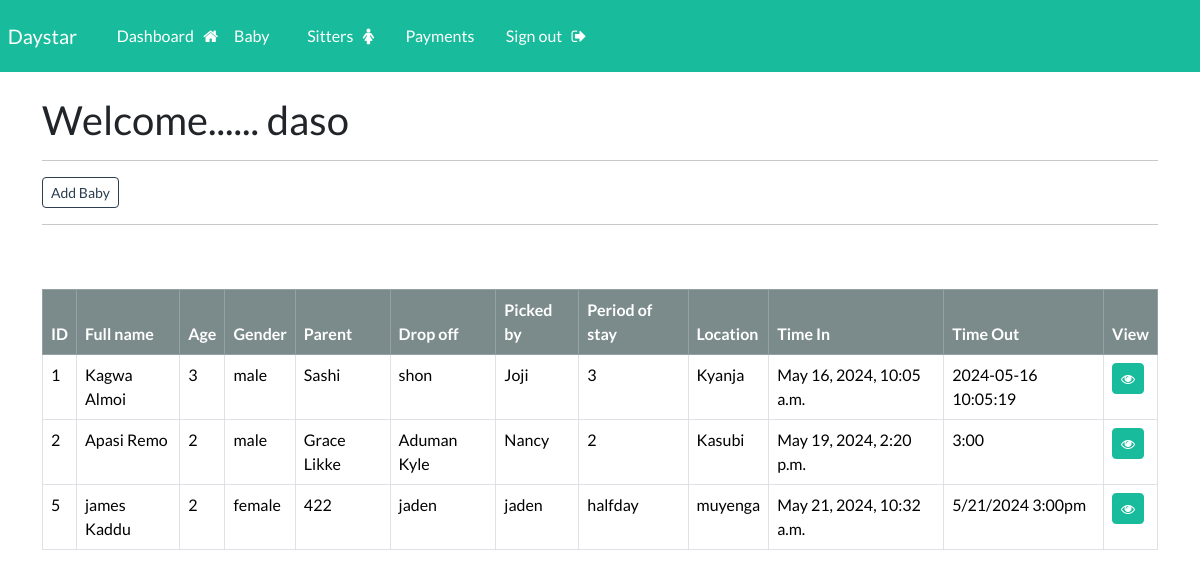
Screenshot of /baby (signed in) with the database file from the repository.
### webapp/models.py (models this page shows, shortened)
class Baby(models.Model):
    first_name = models.CharField(max_length=150)
    last_name = models.CharField(max_length=150)
    age = models.IntegerField()
    gender = models.CharField(max_length=150)
    parents_name = models.CharField(max_length=150)
    drop_off = models.CharField(max_length=150)
    pickedby = models.CharField(max_length=150)
    periodofstay = models.CharField(max_length=50)
    location = models.CharField(max_length=150)
    time_in =models.DateTimeField( auto_now_add=True)
    time_out = models.CharField(max_length=150)

### webapp/views.py (the view)
# urls.py: path('baby', views.baby, name = 'baby'),
@login_required(login_url='my_login')
def baby(request):
    my_babylist = Baby.objects.all()
    context = {'babies': my_babylist}
    return render(request, 'webapp/baby.html', context=context)

### webapp/templates/webapp/baby.html
{% extends "webapp/base.html" %}
{% block content %}
  <h2>Welcome......  {{user}}</h2>
  <hr>
  <a class="btn btn-outline-primary btn-sm" href="{% url 'baby_reg' %}">
      Add Baby
  </a>
  <hr>
  <table class="table table-bordered table-hover" >
     <thead class="table-dark">
        <tr>
             <th scope="col">ID</th>
             <th scope="col">Full name</th>
             <th scope="col">Age</th>
             <th scope="col">Gender</th>
             <th scope="col">Parent </th>
             <th scope="col">Drop off</th>
             <th scope="col">Picked by</th>
             <th scope="col">Period of stay</th>
             <th scope="col">Location</th>
             <th scope="col">Time In</th>
             <th scope="col">Time Out</th>
             <th scope="col">View</th>
        </tr>
     </thead>
{% if babies %}
   {% for baby in babies %}
        <tr>
             <td>{{baby.id}}</td>
           <td>{{baby.first_name}} {{baby.last_name}}</td>
           <td>{{baby.age}}</td>
           <td>{{baby.gender}}</td>
           <td>{{baby.parents_name}}</td>
           <td>{{baby.drop_off}}</td>
           <td>{{baby.pickedby}}</td>
           <td>{{baby.periodofstay}}</td>
           <td>{{baby.location}}</td>
           <td>{{baby.time_in}}</td>
           <td>{{baby.time_out}}</td>
           <td> <a class="btn btn-success btn-sm" href="{% url 'baby_view' baby.id %}"> <i class="fa fa-eye" aria-hidden="true"></i></a> </td>
        </tr>
    {% endfor %}
{% endif %}
{% endblock  %}

### webapp/templates/webapp/base.html (shortened to what this page needs)
{% load static %}
<!DOCTYPE html>
<html lang="en">
<head>
  <link rel="stylesheet" type="text/css" href="https://bootswatch.com/5/flatly/bootstrap.min.css">
  <link rel="stylesheet" type="text/css" href="{% static 'css/styles.css' %}">
  <link rel="stylesheet" href="https://cdnjs.cloudflare.com/ajax/libs/font-awesome/4.7.0/css/font-awesome.min.css">
</head>
<body>
    {% include 'webapp/navbar.html' %}
    <div class="container">
        <br>
        {% block content %}
        {% endblock  %}
    </div>
    <br>
    <br>
</body>
</html>

### webapp/templates/webapp/navbar.html (shortened to what this page needs)
<nav class="navbar navbar-expand-lg navbar-dark bg-success justify-content-center ">
  <a class="navbar-brand main-heading" href="{% url '' %}">
    &nbsp; Daystar
  </a>
  <div class="collapse navbar-collapse text-center" id="navbarNavDropdown">
    <ul class="navbar-nav mr-auto">
          {% if user.is_authenticated %}
          <li class="nav-item">
            <a class="nav-link"  href="{% url 'dashboard' %}">Dashboard &nbsp; <i class="fa fa-home" aria-hidden="true"></i>  </a>
          </li>
          <li class="nav-item">
            <a class="nav-link"  href="{% url 'baby' %}">Baby &nbsp;  </a>
          </li>
          <li class="nav-item">
            <a class="nav-link"  href="{% url 'sitter' %}">Sitters &nbsp; <i class="fa fa-female" aria-hidden="true"></i> </a>
          </li>
          <li class="nav-item">
            <a class="nav-link"  href="{% url '' %}">Payments   </a>
          </li>
      <li class="nav-item">
        <a class="nav-link"  href="{% url 'user_logout' %}">Sign out &nbsp; <i class="fa fa-sign-out" aria-hidden="true"></i>  </a>
      </li>
    </ul>
      {% endif %}
  </div>
</nav>

### rows the page displays
Baby: id "1", first_name "Kagwa", last_name "Almoi", age "3", gender "male", parents_name "Sashi", drop_off "shon", pickedby "Joji", periodofstay "3", location "Kyanja", time_in "May 16, 2024, 10:05 a.m.", time_out "2024-05-16 10:05:19"
Baby: id "2", first_name "Apasi", last_name "Remo", age "2", gender "male", parents_name "Grace Likke", drop_off "Aduman Kyle", pickedby "Nancy", periodofstay "2", location "Kasubi", time_in "May 19, 2024, 2:20 p.m.", time_out "3:00"
Baby: id "5", first_name "james", last_name "Kaddu", age "2", gender "female", parents_name "422", drop_off "jaden", pickedby "jaden", periodofstay "halfday", location "muyenga", time_in "May 21, 2024, 10:32 a.m.", time_out "5/21/2024 3:00pm"

### other values shown
{{ user }} "daso"
